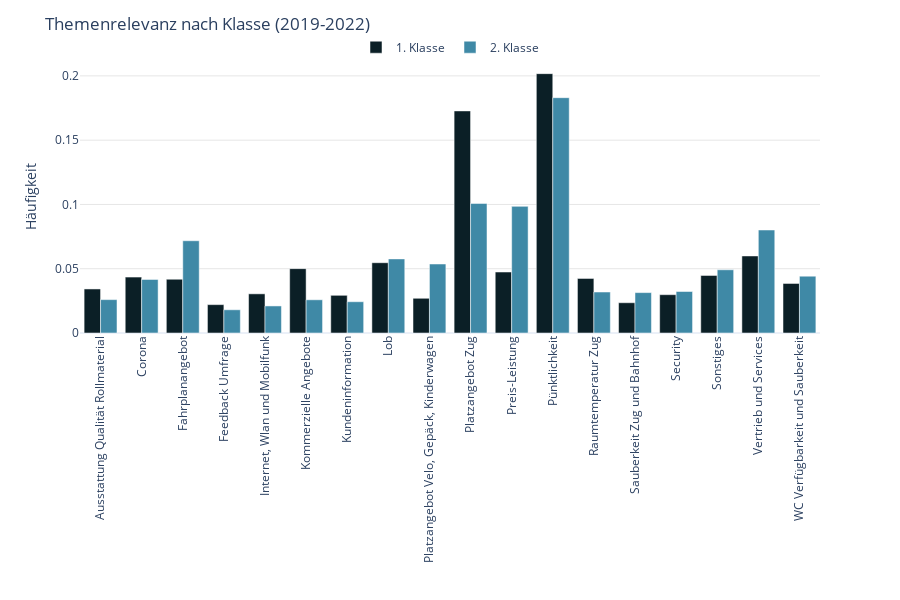

Write notebook code for a chart like this one.
### Code cell
barchart_klasse = create_grouped_barchart(df_u_klassencode, x_col="CustomName", y_col="relative_count", color_col="u_klassencode", color_discrete_sequence=color_discrete_sequence, title="Themenrelevanz nach Klasse (2019-2022)", xaxis_title='', yaxis_title='Häufigkeit', legend_title='', template=template)

### Figure 1 — Plotly figure (JSON) as saved in the notebook; plotly's stock layout.template omitted (floating-point values rounded to 4 significant figures)
{"data": [{"alignmentgroup": "True", "customdata": [["1. Klasse"], ["1. Klasse"], ["1. Klasse"], ["1. Klasse"], ["1. Klasse"], ["1. Klasse"], ["1. Klasse"], ["1. Klasse"], ["1. Klasse"], ["1. Klasse"], ["1. Klasse"], ["1. Klasse"], ["1. Klasse"], ["1. Klasse"], ["1. Klasse"], ["1. Klasse"], ["1. Klasse"], ["1. Klasse"]], "hovertemplate": "u_klassencode=%{customdata[0]}<br>CustomName=%{x}<br>relative_count=%{y}<extra></extra>", "legendgroup": "1. Klasse", "marker": {"color": "#0B1F26", "pattern": {"shape": ""}}, "name": "1. Klasse", "offsetgroup": "1. Klasse", "orientation": "v", "showlegend": true, "textposition": "auto", "type": "bar", "x": ["Ausstattung Qualität Rollmaterial", "Corona", "Fahrplanangebot", "Feedback Umfrage", "Internet, Wlan und Mobilfunk", "Kommerzielle Angebote", "Kundeninformation", "Lob", "Platzangebot Velo, Gepäck, Kinderwagen", "Platzangebot Zug", "Preis-Leistung", "Pünktlichkeit", "Raumtemperatur Zug", "Sauberkeit Zug und Bahnhof", "Security", "Sonstiges", "Vertrieb und Services", "WC Verfügbarkeit und Sauberkeit"], "xaxis": "x", "y": [0.03426, 0.04348, 0.04183, 0.02207, 0.03047, 0.05007, 0.02931, 0.05468, 0.02701, 0.1728, 0.04743, 0.2017, 0.04249, 0.02355, 0.02981, 0.0448, 0.05995, 0.03854], "yaxis": "y"}, {"alignmentgroup": "True", "customdata": [["2. Klasse"], ["2. Klasse"], ["2. Klasse"], ["2. Klasse"], ["2. Klasse"], ["2. Klasse"], ["2. Klasse"], ["2. Klasse"], ["2. Klasse"], ["2. Klasse"], ["2. Klasse"], ["2. Klasse"], ["2. Klasse"], ["2. Klasse"], ["2. Klasse"], ["2. Klasse"], ["2. Klasse"], ["2. Klasse"]], "hovertemplate": "u_klassencode=%{customdata[0]}<br>CustomName=%{x}<br>relative_count=%{y}<extra></extra>", "legendgroup": "2. Klasse", "marker": {"color": "#3F89A6", "pattern": {"shape": ""}}, "name": "2. Klasse", "offsetgroup": "2. Klasse", "orientation": "v", "showlegend": true, "textposition": "auto", "type": "bar", "x": ["Ausstattung Qualität Rollmaterial", "Corona", "Fahrplanangebot", "Feedback Umfrage", "Internet, Wlan und Mobilfunk", "Kommerzielle Angebote", "Kundeninformation", "Lob", "Platzangebot Velo, Gepäck, Kinderwagen", "Platzangebot Zug", "Preis-Leistung", "Pünktlichkeit", "Raumtemperatur Zug", "Sauberkeit Zug und Bahnhof", "Security", "Sonstiges", "Vertrieb und Services", "WC Verfügbarkeit und Sauberkeit"], "xaxis": "x", "y": [0.02597, 0.04167, 0.07177, 0.01807, 0.02105, 0.02584, 0.02432, 0.05764, 0.05367, 0.1008, 0.09851, 0.1831, 0.03188, 0.03143, 0.03228, 0.04918, 0.08012, 0.04423], "yaxis": "y"}], "layout": {"barmode": "group", "height": 600, "legend": {"orientation": "h", "title": {"text": ""}, "tracegroupgap": 0, "x": 0.5, "xanchor": "center", "y": 1.1, "yanchor": "top"}, "margin": {"t": 60}, "title": {"text": "Themenrelevanz nach Klasse (2019-2022)"}, "width": 900, "xaxis": {"anchor": "y", "domain": [0, 1], "showgrid": false, "tickangle": -90, "title": {"text": ""}}, "yaxis": {"anchor": "x", "domain": [0, 1], "gridcolor": "rgba(0,0,0,0.1)", "gridwidth": 1, "showgrid": true, "title": {"text": "Häufigkeit"}}}}
